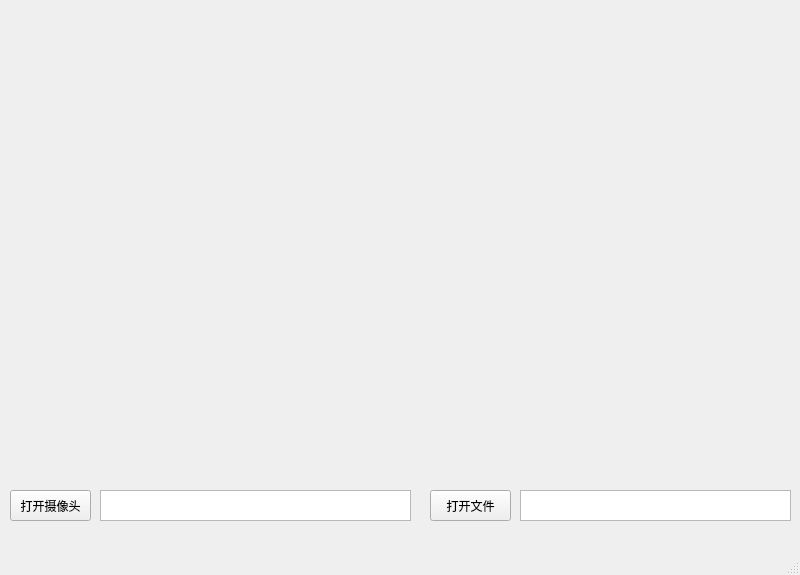
<?xml version="1.0" encoding="UTF-8"?>
<ui version="4.0">
 <class>MainWindow</class>
 <widget class="QMainWindow" name="MainWindow">
  <property name="geometry">
   <rect>
    <x>0</x>
    <y>0</y>
    <width>800</width>
    <height>575</height>
   </rect>
  </property>
  <property name="windowTitle">
   <string>MainWindow</string>
  </property>
  <widget class="QWidget" name="centralwidget">
   <widget class="QLabel" name="label">
    <property name="geometry">
     <rect>
      <x>10</x>
      <y>10</y>
      <width>781</width>
      <height>461</height>
     </rect>
    </property>
    <property name="text">
     <string/>
    </property>
   </widget>
   <widget class="QPushButton" name="btnCamera">
    <property name="geometry">
     <rect>
      <x>10</x>
      <y>490</y>
      <width>81</width>
      <height>31</height>
     </rect>
    </property>
    <property name="text">
     <string>打开摄像头</string>
    </property>
   </widget>
   <widget class="QTextEdit" name="textCamera">
    <property name="geometry">
     <rect>
      <x>100</x>
      <y>490</y>
      <width>311</width>
      <height>31</height>
     </rect>
    </property>
    <property name="inputMethodHints">
     <set>Qt::ImhNone</set>
    </property>
   </widget>
   <widget class="QTextEdit" name="textFile">
    <property name="geometry">
     <rect>
      <x>520</x>
      <y>490</y>
      <width>271</width>
      <height>31</height>
     </rect>
    </property>
    <property name="inputMethodHints">
     <set>Qt::ImhNone</set>
    </property>
   </widget>
   <widget class="QPushButton" name="btnFile">
    <property name="geometry">
     <rect>
      <x>430</x>
      <y>490</y>
      <width>81</width>
      <height>31</height>
     </rect>
    </property>
    <property name="text">
     <string>打开文件</string>
    </property>
   </widget>
  </widget>
  <widget class="QMenuBar" name="menubar">
   <property name="geometry">
    <rect>
     <x>0</x>
     <y>0</y>
     <width>800</width>
     <height>23</height>
    </rect>
   </property>
  </widget>
  <widget class="QStatusBar" name="statusbar"/>
 </widget>
 <resources/>
 <connections/>
</ui>
